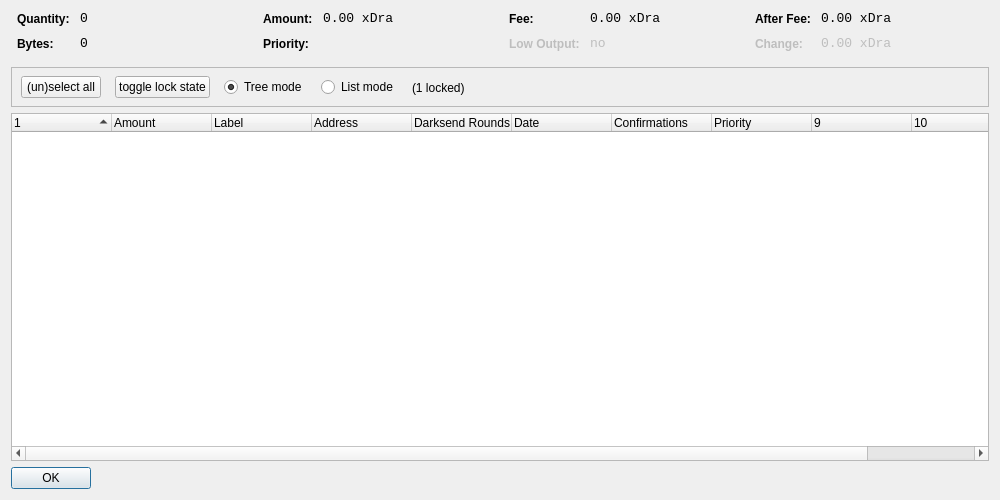
<?xml version="1.0" encoding="UTF-8"?>
<ui version="4.0">
 <class>CoinControlDialog</class>
 <widget class="QDialog" name="CoinControlDialog">
  <property name="geometry">
   <rect>
    <x>0</x>
    <y>0</y>
    <width>1000</width>
    <height>500</height>
   </rect>
  </property>
  <property name="windowTitle">
   <string>Coin Control</string>
  </property>
  <layout class="QVBoxLayout" name="verticalLayout">
   <item>
    <layout class="QHBoxLayout" name="horizontalLayoutTop" stretch="0,0,0,0">
     <property name="topMargin">
      <number>0</number>
     </property>
     <property name="bottomMargin">
      <number>10</number>
     </property>
     <item>
      <layout class="QFormLayout" name="formLayoutCoinControl1">
       <property name="horizontalSpacing">
        <number>10</number>
       </property>
       <property name="verticalSpacing">
        <number>10</number>
       </property>
       <property name="leftMargin">
        <number>6</number>
       </property>
       <property name="rightMargin">
        <number>6</number>
       </property>
       <item row="0" column="0">
        <widget class="QLabel" name="labelCoinControlQuantityText">
         <property name="styleSheet">
          <string notr="true">font-weight:bold;</string>
         </property>
         <property name="text">
          <string>Quantity:</string>
         </property>
        </widget>
       </item>
       <item row="0" column="1">
        <widget class="QLabel" name="labelCoinControlQuantity">
         <property name="font">
          <font>
           <family>Monospace</family>
           <pointsize>10</pointsize>
          </font>
         </property>
         <property name="cursor">
          <cursorShape>IBeamCursor</cursorShape>
         </property>
         <property name="contextMenuPolicy">
          <enum>Qt::ActionsContextMenu</enum>
         </property>
         <property name="text">
          <string notr="true">0</string>
         </property>
         <property name="textInteractionFlags">
          <set>Qt::LinksAccessibleByMouse|Qt::TextSelectableByKeyboard|Qt::TextSelectableByMouse</set>
         </property>
        </widget>
       </item>
       <item row="1" column="0">
        <widget class="QLabel" name="labelCoinControlBytesText">
         <property name="styleSheet">
          <string notr="true">font-weight:bold;</string>
         </property>
         <property name="text">
          <string>Bytes:</string>
         </property>
        </widget>
       </item>
       <item row="1" column="1">
        <widget class="QLabel" name="labelCoinControlBytes">
         <property name="font">
          <font>
           <family>Monospace</family>
           <pointsize>10</pointsize>
          </font>
         </property>
         <property name="cursor">
          <cursorShape>IBeamCursor</cursorShape>
         </property>
         <property name="contextMenuPolicy">
          <enum>Qt::ActionsContextMenu</enum>
         </property>
         <property name="text">
          <string notr="true">0</string>
         </property>
         <property name="textInteractionFlags">
          <set>Qt::LinksAccessibleByMouse|Qt::TextSelectableByKeyboard|Qt::TextSelectableByMouse</set>
         </property>
        </widget>
       </item>
      </layout>
     </item>
     <item>
      <layout class="QFormLayout" name="formLayoutCoinControl2">
       <property name="horizontalSpacing">
        <number>10</number>
       </property>
       <property name="verticalSpacing">
        <number>10</number>
       </property>
       <property name="leftMargin">
        <number>6</number>
       </property>
       <property name="rightMargin">
        <number>6</number>
       </property>
       <item row="0" column="0">
        <widget class="QLabel" name="labelCoinControlAmountText">
         <property name="styleSheet">
          <string notr="true">font-weight:bold;</string>
         </property>
         <property name="text">
          <string>Amount:</string>
         </property>
        </widget>
       </item>
       <item row="0" column="1">
        <widget class="QLabel" name="labelCoinControlAmount">
         <property name="font">
          <font>
           <family>Monospace</family>
           <pointsize>10</pointsize>
          </font>
         </property>
         <property name="cursor">
          <cursorShape>IBeamCursor</cursorShape>
         </property>
         <property name="contextMenuPolicy">
          <enum>Qt::ActionsContextMenu</enum>
         </property>
         <property name="text">
          <string notr="true">0.00 xDra</string>
         </property>
         <property name="textInteractionFlags">
          <set>Qt::LinksAccessibleByMouse|Qt::TextSelectableByKeyboard|Qt::TextSelectableByMouse</set>
         </property>
        </widget>
       </item>
       <item row="1" column="0">
        <widget class="QLabel" name="labelCoinControlPriorityText">
         <property name="styleSheet">
          <string notr="true">font-weight:bold;</string>
         </property>
         <property name="text">
          <string>Priority:</string>
         </property>
        </widget>
       </item>
       <item row="1" column="1">
        <widget class="QLabel" name="labelCoinControlPriority">
         <property name="font">
          <font>
           <family>Monospace</family>
           <pointsize>10</pointsize>
          </font>
         </property>
         <property name="cursor">
          <cursorShape>IBeamCursor</cursorShape>
         </property>
         <property name="contextMenuPolicy">
          <enum>Qt::ActionsContextMenu</enum>
         </property>
         <property name="text">
          <string/>
         </property>
         <property name="textInteractionFlags">
          <set>Qt::LinksAccessibleByMouse|Qt::TextSelectableByKeyboard|Qt::TextSelectableByMouse</set>
         </property>
        </widget>
       </item>
      </layout>
     </item>
     <item>
      <layout class="QFormLayout" name="formLayoutCoinControl3">
       <property name="horizontalSpacing">
        <number>10</number>
       </property>
       <property name="verticalSpacing">
        <number>10</number>
       </property>
       <property name="leftMargin">
        <number>6</number>
       </property>
       <property name="rightMargin">
        <number>6</number>
       </property>
       <item row="0" column="0">
        <widget class="QLabel" name="labelCoinControlFeeText">
         <property name="styleSheet">
          <string notr="true">font-weight:bold;</string>
         </property>
         <property name="text">
          <string>Fee:</string>
         </property>
        </widget>
       </item>
       <item row="0" column="1">
        <widget class="QLabel" name="labelCoinControlFee">
         <property name="font">
          <font>
           <family>Monospace</family>
           <pointsize>10</pointsize>
          </font>
         </property>
         <property name="cursor">
          <cursorShape>IBeamCursor</cursorShape>
         </property>
         <property name="contextMenuPolicy">
          <enum>Qt::ActionsContextMenu</enum>
         </property>
         <property name="text">
          <string notr="true">0.00 xDra</string>
         </property>
         <property name="textInteractionFlags">
          <set>Qt::LinksAccessibleByMouse|Qt::TextSelectableByKeyboard|Qt::TextSelectableByMouse</set>
         </property>
        </widget>
       </item>
       <item row="1" column="0">
        <widget class="QLabel" name="labelCoinControlLowOutputText">
         <property name="enabled">
          <bool>false</bool>
         </property>
         <property name="styleSheet">
          <string notr="true">font-weight:bold;</string>
         </property>
         <property name="text">
          <string>Low Output:</string>
         </property>
        </widget>
       </item>
       <item row="1" column="1">
        <widget class="QLabel" name="labelCoinControlLowOutput">
         <property name="enabled">
          <bool>false</bool>
         </property>
         <property name="font">
          <font>
           <family>Monospace</family>
           <pointsize>10</pointsize>
          </font>
         </property>
         <property name="cursor">
          <cursorShape>IBeamCursor</cursorShape>
         </property>
         <property name="contextMenuPolicy">
          <enum>Qt::ActionsContextMenu</enum>
         </property>
         <property name="text">
          <string notr="true">no</string>
         </property>
         <property name="textInteractionFlags">
          <set>Qt::LinksAccessibleByMouse|Qt::TextSelectableByKeyboard|Qt::TextSelectableByMouse</set>
         </property>
        </widget>
       </item>
      </layout>
     </item>
     <item>
      <layout class="QFormLayout" name="formLayoutCoinControl4">
       <property name="horizontalSpacing">
        <number>10</number>
       </property>
       <property name="verticalSpacing">
        <number>10</number>
       </property>
       <property name="leftMargin">
        <number>6</number>
       </property>
       <property name="rightMargin">
        <number>6</number>
       </property>
       <item row="0" column="0">
        <widget class="QLabel" name="labelCoinControlAfterFeeText">
         <property name="styleSheet">
          <string notr="true">font-weight:bold;</string>
         </property>
         <property name="text">
          <string>After Fee:</string>
         </property>
        </widget>
       </item>
       <item row="0" column="1">
        <widget class="QLabel" name="labelCoinControlAfterFee">
         <property name="font">
          <font>
           <family>Monospace</family>
           <pointsize>10</pointsize>
          </font>
         </property>
         <property name="cursor">
          <cursorShape>IBeamCursor</cursorShape>
         </property>
         <property name="contextMenuPolicy">
          <enum>Qt::ActionsContextMenu</enum>
         </property>
         <property name="text">
          <string notr="true">0.00 xDra</string>
         </property>
         <property name="textInteractionFlags">
          <set>Qt::LinksAccessibleByMouse|Qt::TextSelectableByKeyboard|Qt::TextSelectableByMouse</set>
         </property>
        </widget>
       </item>
       <item row="1" column="0">
        <widget class="QLabel" name="labelCoinControlChangeText">
         <property name="enabled">
          <bool>false</bool>
         </property>
         <property name="styleSheet">
          <string notr="true">font-weight:bold;</string>
         </property>
         <property name="text">
          <string>Change:</string>
         </property>
        </widget>
       </item>
       <item row="1" column="1">
        <widget class="QLabel" name="labelCoinControlChange">
         <property name="enabled">
          <bool>false</bool>
         </property>
         <property name="font">
          <font>
           <family>Monospace</family>
           <pointsize>10</pointsize>
          </font>
         </property>
         <property name="cursor">
          <cursorShape>IBeamCursor</cursorShape>
         </property>
         <property name="contextMenuPolicy">
          <enum>Qt::ActionsContextMenu</enum>
         </property>
         <property name="text">
          <string notr="true">0.00 xDra</string>
         </property>
         <property name="textInteractionFlags">
          <set>Qt::LinksAccessibleByMouse|Qt::TextSelectableByKeyboard|Qt::TextSelectableByMouse</set>
         </property>
        </widget>
       </item>
      </layout>
     </item>
    </layout>
   </item>
   <item>
    <widget class="QFrame" name="frame">
     <property name="minimumSize">
      <size>
       <width>0</width>
       <height>40</height>
      </size>
     </property>
     <property name="frameShape">
      <enum>QFrame::StyledPanel</enum>
     </property>
     <property name="frameShadow">
      <enum>QFrame::Sunken</enum>
     </property>
     <widget class="QWidget" name="horizontalLayoutWidget">
      <property name="geometry">
       <rect>
        <x>10</x>
        <y>0</y>
        <width>781</width>
        <height>41</height>
       </rect>
      </property>
      <layout class="QHBoxLayout" name="horizontalLayoutPanel" stretch="0,0,0,0,0">
       <property name="spacing">
        <number>14</number>
       </property>
       <item>
        <widget class="QPushButton" name="pushButtonSelectAll">
         <property name="sizePolicy">
          <sizepolicy hsizetype="Maximum" vsizetype="Fixed">
           <horstretch>0</horstretch>
           <verstretch>0</verstretch>
          </sizepolicy>
         </property>
         <property name="text">
          <string>(un)select all</string>
         </property>
        </widget>
       </item>
        <item>
         <widget class="QPushButton" name="pushButtonToggleLock">
          <property name="sizePolicy">
           <sizepolicy hsizetype="Maximum" vsizetype="Fixed">
            <horstretch>0</horstretch>
            <verstretch>0</verstretch>
           </sizepolicy>
          </property>
          <property name="text">
           <string>toggle lock state</string>
          </property>
          <property name="autoDefault">
           <bool>false</bool>
          </property>
         </widget>
        </item>
       <item>
        <widget class="QRadioButton" name="radioTreeMode">
         <property name="sizePolicy">
          <sizepolicy hsizetype="Maximum" vsizetype="Fixed">
           <horstretch>0</horstretch>
           <verstretch>0</verstretch>
          </sizepolicy>
         </property>
         <property name="text">
          <string>Tree mode</string>
         </property>
         <property name="checked">
          <bool>true</bool>
         </property>
        </widget>
       </item>
       <item>
        <widget class="QRadioButton" name="radioListMode">
         <property name="sizePolicy">
          <sizepolicy hsizetype="Maximum" vsizetype="Fixed">
           <horstretch>0</horstretch>
           <verstretch>0</verstretch>
          </sizepolicy>
         </property>
         <property name="text">
          <string>List mode</string>
         </property>
        </widget>
       </item>
        <item>
         <widget class="QLabel" name="labelLocked">
          <property name="text">
           <string>(1 locked)</string>
          </property>
         </widget>
        </item>
       <item>
        <spacer name="horizontalSpacer">
         <property name="orientation">
          <enum>Qt::Horizontal</enum>
         </property>
         <property name="sizeHint" stdset="0">
          <size>
           <width>40</width>
           <height>20</height>
          </size>
         </property>
        </spacer>
       </item>
      </layout>
     </widget>
    </widget>
   </item>
   <item>
    <widget class="CoinControlTreeWidget" name="treeWidget">
     <property name="contextMenuPolicy">
      <enum>Qt::CustomContextMenu</enum>
     </property>
     <property name="sortingEnabled">
      <bool>false</bool>
     </property>
     <property name="columnCount">
      <number>11</number>
     </property>
     <attribute name="headerShowSortIndicator" stdset="0">
      <bool>true</bool>
     </attribute>
     <attribute name="headerStretchLastSection">
      <bool>false</bool>
     </attribute>
     <column>
      <property name="text">
       <string/>
      </property>
     </column>
     <column>
      <property name="text">
       <string>Amount</string>
      </property>
     </column>
     <column>
      <property name="text">
       <string>Label</string>
      </property>
     </column>
     <column>
      <property name="text">
       <string>Address</string>
      </property>
     </column>
     <column>
      <property name="text">
       <string>Darksend Rounds</string>
      </property>
    </column>
     <column>
      <property name="text">
       <string>Date</string>
      </property>
     </column>
     <column>
      <property name="text">
       <string>Confirmations</string>
      </property>
      <property name="toolTip">
       <string>Confirmed</string>
      </property>
     </column>
     <column>
      <property name="text">
       <string>Priority</string>
      </property>
     </column>
     <column>
      <property name="text">
       <string/>
      </property>
     </column>
     <column>
      <property name="text">
       <string/>
      </property>
     </column>
     <column>
      <property name="text">
       <string/>
      </property>
     </column>
     <column>
      <property name="text">
       <string/>
      </property>
     </column>
    </widget>
   </item>
   <item>
    <widget class="QDialogButtonBox" name="buttonBox">
     <property name="sizePolicy">
      <sizepolicy hsizetype="Maximum" vsizetype="Fixed">
       <horstretch>0</horstretch>
       <verstretch>0</verstretch>
      </sizepolicy>
     </property>
     <property name="orientation">
      <enum>Qt::Horizontal</enum>
     </property>
     <property name="standardButtons">
      <set>QDialogButtonBox::Ok</set>
     </property>
    </widget>
   </item>
  </layout>
 </widget>
 <customwidgets>
  <customwidget>
   <class>CoinControlTreeWidget</class>
   <extends>QTreeWidget</extends>
   <header>coincontroltreewidget.h</header>
  </customwidget>
 </customwidgets>
 <resources/>
 <connections/>
</ui>
